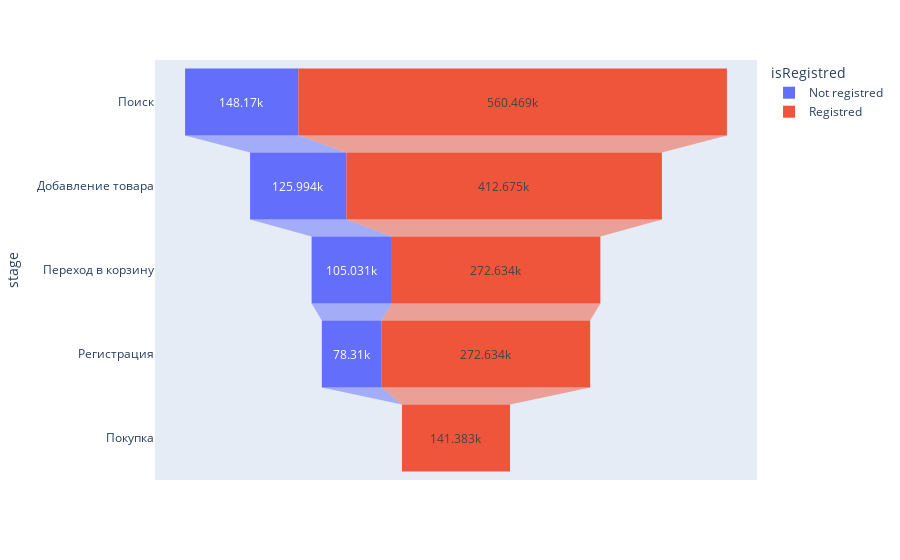

Notebook code for this chart:
### Code cell
stages = ["Поиск", "Добавление товара", "Переход в корзину", "Регистрация", "Покупка"]
df_not_reg = pd.DataFrame(dict(number=[
    df[(df['event'] == 'search') & (df['isRegistred'] == 0)].device_id.count(),
    df[(df['event'] == 'choose_item') & (df['isRegistred'] == 0)].device_id.count(), 
    df[(df['event'] == 'tap_basket') & (df['isRegistred'] == 0)].device_id.count(), 
    df[df['event'] == 'register'].device_id.count(), 
    0], 
                           stage=stages))
df_not_reg['isRegistred'] = 'Not registred'
df_reg = pd.DataFrame(dict(number=[
    df[(df['event'] == 'search') & (df['isRegistred'] == 1)].device_id.count(), 
    df[(df['event'] == 'choose_item') & (df['isRegistred'] == 1)].device_id.count(), 
    df[(df['event'] == 'tap_basket') & (df['isRegistred'] == 1)].device_id.count(), 
    df[(df['event'] == 'tap_basket') & (df['isRegistred'] == 1)].device_id.count(),
    df[df['event'] == 'purchase'].device_id.count()],
                               stage=stages))
df_reg['isRegistred'] = 'Registred'
data = pd.concat([df_not_reg, df_reg], axis=0)
fig = px.funnel(data, x='number', y='stage', color='isRegistred')
fig.show()

#гитхаб не хочет отображать воронку из notebook, 
#поэтому я ее скачала и перезалила картинкой:
from IPython import display
display.Image("plot.png")

### Figure 1 — Plotly figure (JSON) as saved in the notebook; plotly's stock layout.template omitted (floating-point values rounded to 4 significant figures)
{"data": [{"hovertemplate": "isRegistred=Not registred<br>number=%{x}<br>stage=%{y}<extra></extra>", "legendgroup": "Not registred", "marker": {"color": "#636efa"}, "name": "Not registred", "orientation": "h", "showlegend": true, "type": "funnel", "x": [148170, 125994, 105031, 78310, 0], "xaxis": "x", "y": ["Поиск", "Добавление товара", "Переход в корзину", "Регистрация", "Покупка"], "yaxis": "y"}, {"hovertemplate": "isRegistred=Registred<br>number=%{x}<br>stage=%{y}<extra></extra>", "legendgroup": "Registred", "marker": {"color": "#EF553B"}, "name": "Registred", "orientation": "h", "showlegend": true, "type": "funnel", "x": [560469, 412675, 272634, 272634, 141383], "xaxis": "x", "y": ["Поиск", "Добавление товара", "Переход в корзину", "Регистрация", "Покупка"], "yaxis": "y"}], "layout": {"legend": {"title": {"text": "isRegistred"}, "tracegroupgap": 0}, "margin": {"t": 60}, "xaxis": {"anchor": "y", "domain": [0, 1], "title": {"text": "number"}}, "yaxis": {"anchor": "x", "domain": [0, 1], "title": {"text": "stage"}}}}
